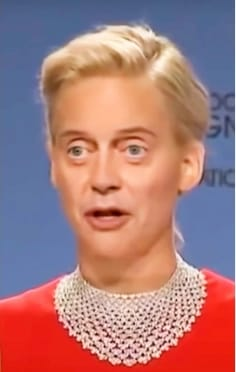
#> input picture truthlens-ai-web/SAMPLES/IMG1.jpeg, 236 x 372 px
$ python noise_analyzer.py ../../SAMPLES/IMG1.jpeg
#> lines starting #> are read from the running program, lines starting #| are printed output that depends on the picture
import sys
import json
import os
import cv2
import numpy as np

image_path = sys.argv[1]

def analyze_noise(image_path):
#> called with image_path = '../../SAMPLES/IMG1.jpeg'
    try:
        img = cv2.imread(image_path)
#> img is the input picture: shape (372, 236, 3); mean B, G, R 123.1, 122.9, 169.6
        if img is None:
            return {"noise_level": 0, "noise_uniformity": 0.5, "is_uniform_noise": True, "manipulated_regions": [], "points": ["Could not load image"]}

        gray = cv2.cvtColor(img, cv2.COLOR_BGR2GRAY)
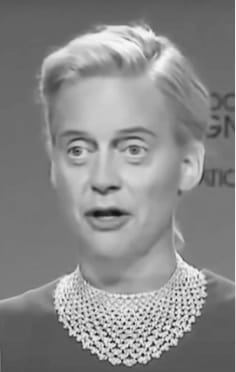
#> gray: shape (372, 236); min 16, max 249, mean 136.9

        noise = cv2.GaussianBlur(gray, (5, 5), 0) - gray
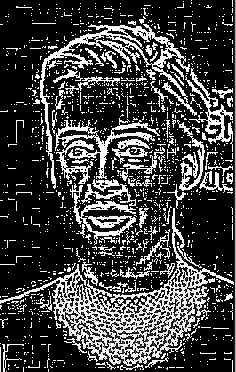
#> noise: shape (372, 236); min 0, max 255, mean 65.1
        noise_level = np.std(noise)
#> noise_level = 108.1

        noise_uniformity = 1.0 - (np.std(np.abs(noise)) / (noise_level + 1e-6))
#> noise_uniformity = 9.25e-09

        is_uniform_noise = noise_uniformity > 0.7
#> is_uniform_noise = False

        manipulated_regions = []
        if noise_level > 30:
            manipulated_regions.append("High noise level detected")
        if is_uniform_noise:
            manipulated_regions.append("Uniform noise pattern (suspicious)")

        return {
            "noise_level": round(float(noise_level), 2),
            "noise_uniformity": round(float(noise_uniformity), 2),
            "is_uniform_noise": is_uniform_noise,
            "manipulated_regions": manipulated_regions,
            "points": [
                f"Noise level: {noise_level:.2f}",
                f"Noise uniformity: {noise_uniformity:.2f}",
                f"Uniform noise: {'Yes' if is_uniform_noise else 'No'}",
                f"Manipulated regions: {len(manipulated_regions)}",
            ],
        }
    except Exception as e:
        return {
            "noise_level": 0,
            "noise_uniformity": 0.5,
            "is_uniform_noise": True,
            "manipulated_regions": [],
            "points": [f"Noise analysis failed: {str(e)}"],
        }

if __name__ == "__main__":
    try:
        result = analyze_noise(image_path)
#> result = {'noise_level': 108.1, 'noise_uniformity': 0, 'is_uniform_noise': False, 'manipulated_regions': ['High noise level detected'], 'points': ['Noise level: 108.06', 'Noise uniformity: 0.00', 'Uniform noise: No', 'Manipulated regions: 1']}
        print(json.dumps(result))
    except Exception as e:
        print(json.dumps({
            "noise_level": 0,
            "noise_uniformity": 0.5,
            "is_uniform_noise": True,
            "manipulated_regions": [],
            "points": [f"Error: {str(e)}"],
        }))
